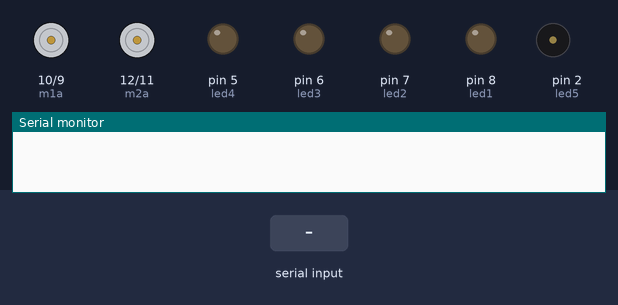
Recording of a sketch running on a simulated Arduino Uno, built with avr-gcc and run on an emulated ATmega328P. Parts: motor-driver pin pairs drawn as motors (green arrow = first pin HIGH = forward, orange = second pin HIGH = backward, longer = more drive), output pins drawn as LEDs (lit = HIGH), buzzer (waves = sounding), the last lines printed to the serial monitor. The inputs (shaded band) are chosen by the test bench.

Above: at 1.2 s.
1.3 s: "U" received over Serial
At 1.46 s:
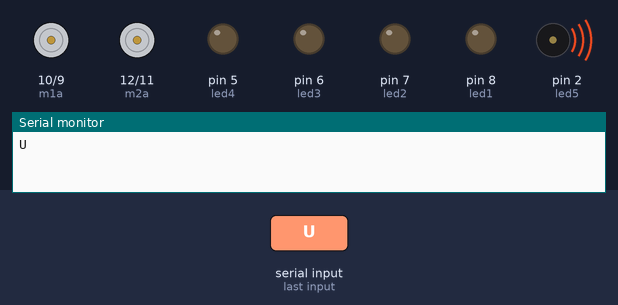
4.3 s: "F" received over Serial
At 5.5 s:
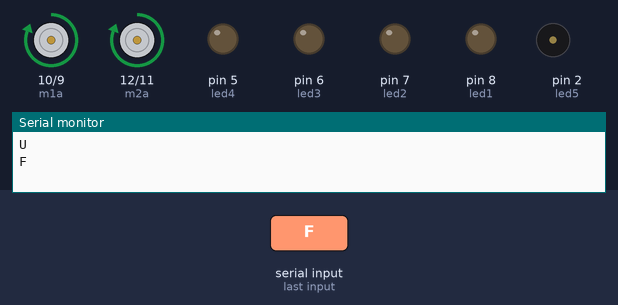
5.8 s: "B" received over Serial
At 6.7 s:
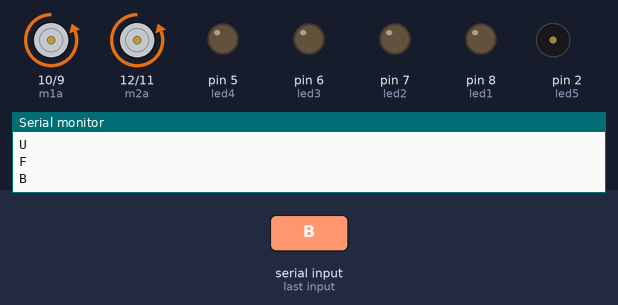
7.3 s: "L" received over Serial
At 7.9 s:
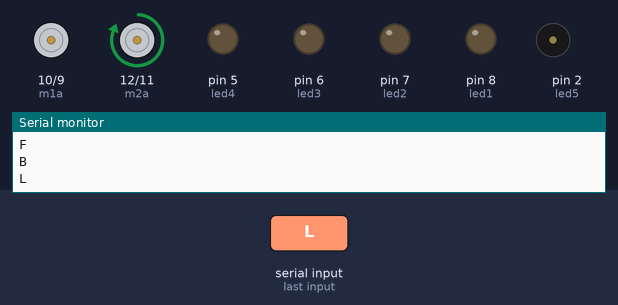
8.8 s: "R" received over Serial
At 10.0 s:
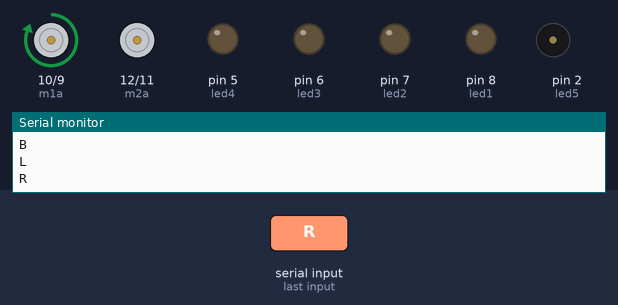
10.3 s: "S" received over Serial
At 11.4 s:
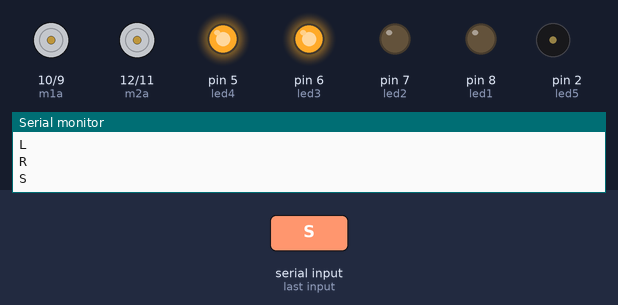
Timing chart, 0 to 12.8 s (numbered marks = the images above; inputs shaded):
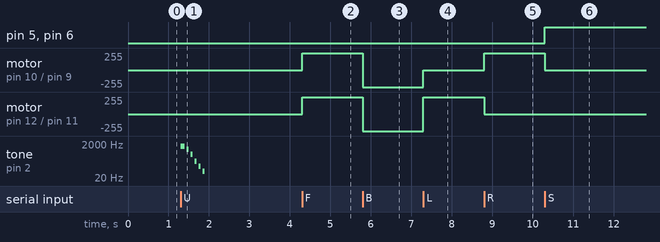

The sketch:

trerrenieto.ino
```cpp
int m1a = 10;            //Motor 1, pin 10 del arduino va al pin 15 del L293B.
int m1b = 9;             //Motor 1, pin 9 del arduino va al pin 10 del L293B.
int m2a = 12;            //Motor 2, pin 12 DEL arduino va al pin 2 del L293B.
int m2b = 11;            //Motor 2, pin 11 del arduino va al pin 7 del L293B.
int led1 = 8;            // led1 conectado al pin 8 luz delantera
int led2 = 7;            // led2 conectado al pin 7 luz delantera
int led3 = 6;            // led3 conectado al pin 6 luz frenos
int led4 = 5;            // led4 conectado al pin 5 luz frenos
int led5 = 2;            // led5 conectado al pin 4 luz trasera
int led6 = 3;            // led6 conectado al pin 3 luz trasera
int buzzer =2;          //buzzer conectado al pin 2
int contador1 = 0;
int contador2 = 0;
char val;

void setup(){
pinMode(m1a, OUTPUT);  // Digital pin 10 set as output Pin
pinMode(m1b, OUTPUT);  // Digital pin 9 set as output Pin
pinMode(m2a, OUTPUT);  // Digital pin 12 set as output Pin
pinMode(m2b, OUTPUT);  // Digital pin 11 set as output Pin
pinMode(led1,OUTPUT);  // led1 conectado como salida
pinMode(led2,OUTPUT);   // led2 conectado como salida
pinMode(led3,OUTPUT);   // led3 conectado como salida
pinMode(led4,OUTPUT);   // led4 conectado como salida
pinMode(buzzer,OUTPUT);   // led4 conectado como salida
Serial.begin(9600);
}

void loop(){
  while (Serial.available() > 0)
  {
  val = Serial.read();
  Serial.println(val);

  if( val == 'F')                   // Hacia adelante
  {
   digitalWrite(m1a, HIGH);
      digitalWrite(m1b, LOW);
      digitalWrite(m2a, HIGH);
      digitalWrite(m2b, LOW);
    }

  else if(val == 'B')              // Hacia atras
    {
      digitalWrite(m1a, LOW);
      digitalWrite(m1b, HIGH);
      digitalWrite(m2a, LOW);
      digitalWrite(m2b, HIGH);
    }

    else if(val == 'L')             // Izquierda
    {
    digitalWrite(m1a, LOW);
    digitalWrite(m1b, LOW);
    digitalWrite(m2a, HIGH);
    digitalWrite(m2b, LOW);
    }

    else if(val == 'R')              //Derecha
    {
    digitalWrite(m1a, HIGH);
    digitalWrite(m1b, LOW);
    digitalWrite(m2a, LOW);
    digitalWrite(m2b, LOW);

    }
      else if(val == 'S')               //Stop - Pare, Carrito detenido
    {
    digitalWrite(m1a, LOW);
    digitalWrite(m1b, LOW);
    digitalWrite(m2a, LOW);
    digitalWrite(m2b, LOW);
    digitalWrite(led3,HIGH);
    digitalWrite(led4,HIGH);
    }
if(val== 'A' )            //ENCENDER LAS LUCES
{
contador1++;
Serial.println(contador1);
}

if(val== 'Z' )            //activar el buzzer
{
contador2++;
Serial.println(contador2);
}
if(val == 'U'){
  tone(buzzer,1500);
  delay(100);
  noTone(buzzer);
  delay(50);
  tone(buzzer,1000);
  delay(50);
  noTone(buzzer);
  delay(50);
  tone(buzzer,500);
  delay(50);
  noTone(buzzer);
  delay(50);
  tone(buzzer,200);
  delay(50);
  noTone(buzzer);
  delay(50);
  tone(buzzer,100);
  delay(50);
  noTone(buzzer);
  delay(50);
  tone(buzzer,50);
  delay(50);
  noTone(buzzer);
}
if(contador1 == 1){
  digitalWrite(led1,HIGH);
  digitalWrite(led2,HIGH);
  digitalWrite(led5,HIGH);
  digitalWrite(led6,HIGH);
}
if(contador1 == 2){
  digitalWrite(led1,LOW);
  digitalWrite(led2,LOW);
  digitalWrite(led5,LOW);
  digitalWrite(led6,LOW);
  contador1 = 0;
}
if(contador2 == 1){
  tone(buzzer,700);
}
if(contador2 == 2){
  noTone(buzzer);
  contador2 = 0;
}
}
}
```

Measured:
- after the input at 1.3 s, tone on pin 2 (led5): plays 1500 Hz for 0.10 s, 1000 Hz for 0.05 s, 500 Hz for 0.05 s, 200 Hz for 0.05 s, 100 Hz for 0.05 s, 50 Hz for 0.05 s, starting at once
- after the input at 4.3 s, motor on pin 10 (m1a) / pin 9 (m1b), motor on pin 12 (m2a) / pin 11 (m2b): stopped → forward 255/255 at once
- after the input at 5.8 s, motor on pin 10 (m1a) / pin 9 (m1b), motor on pin 12 (m2a) / pin 11 (m2b): forward 255/255 → backward 255/255 at once
- after the input at 7.3 s, motor on pin 10 (m1a) / pin 9 (m1b): backward 255/255 → stopped at once; motor on pin 12 (m2a) / pin 11 (m2b): backward 255/255 → forward 255/255 at once
- after the input at 8.8 s, motor on pin 10 (m1a) / pin 9 (m1b): stopped → forward 255/255 at once; motor on pin 12 (m2a) / pin 11 (m2b): forward 255/255 → stopped at once
- after the input at 10.3 s, pin 5 (led4), pin 6 (led3): LOW → HIGH at once; motor on pin 10 (m1a) / pin 9 (m1b): forward 255/255 → stopped at once
